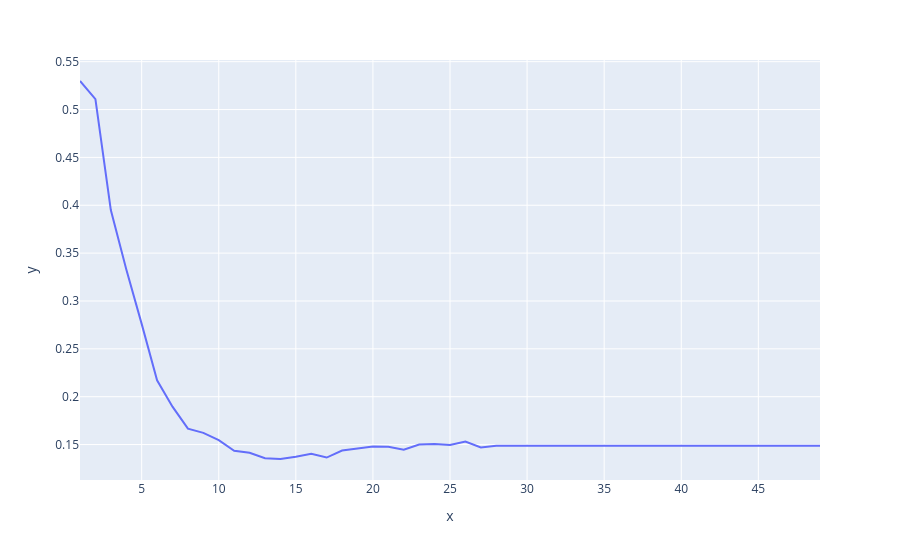

The code cell stored with this chart in its notebook:
### Code cell
fig = px.line(x=errors_df['max depth'], y=errors_df['test error'])
fig.show()

### Figure 1 — Plotly figure (JSON) as saved in the notebook; plotly's stock layout.template omitted (floating-point values rounded to 4 significant figures)
{"data": [{"hovertemplate": "x=%{x}<br>y=%{y}<extra></extra>", "legendgroup": "", "line": {"color": "#636efa", "dash": "solid"}, "marker": {"symbol": "circle"}, "mode": "lines", "name": "", "orientation": "v", "showlegend": false, "type": "scatter", "x": [1, 2, 3, 4, 5, 6, 7, 8, 9, 10, 11, 12, 13, 14, 15, 16, 17, 18, 19, 20, 21, 22, 23, 24, 25, 26, 27, 28, 29, 30, 31, 32, 33, 34, 35, 36, 37, 38, 39, 40, 41, 42, 43, 44, 45, 46, 47, 48, 49], "xaxis": "x", "y": [0.5298, 0.511, 0.3949, 0.3331, 0.2761, 0.2171, 0.1895, 0.1666, 0.1622, 0.1546, 0.1436, 0.1414, 0.1358, 0.1349, 0.1373, 0.1403, 0.1364, 0.1438, 0.146, 0.1479, 0.1477, 0.1447, 0.1501, 0.1505, 0.1494, 0.1531, 0.147, 0.1488, 0.1488, 0.1488, 0.1488, 0.1488, 0.1488, 0.1488, 0.1488, 0.1488, 0.1488, 0.1488, 0.1488, 0.1488, 0.1488, 0.1488, 0.1488, 0.1488, 0.1488, 0.1488, 0.1488, 0.1488, 0.1488], "yaxis": "y"}], "layout": {"legend": {"tracegroupgap": 0}, "margin": {"t": 60}, "xaxis": {"anchor": "y", "domain": [0, 1], "title": {"text": "x"}}, "yaxis": {"anchor": "x", "domain": [0, 1], "title": {"text": "y"}}}}
